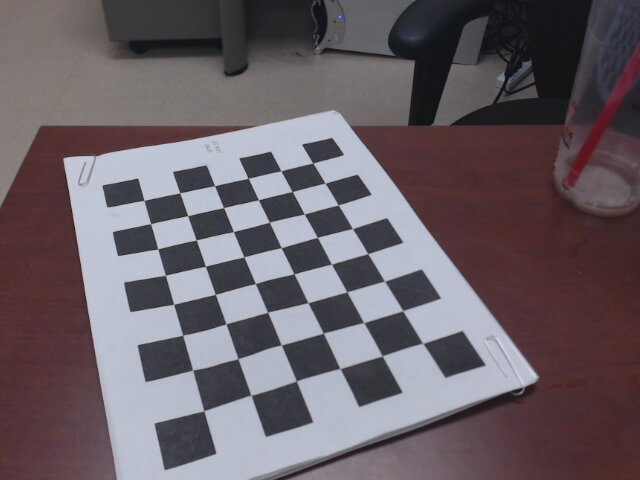
#> input picture Camera/Calibration/images/Logitech/2019-06-12-151337.jpg, 640 x 480 px; its folder holds only this picture in this run
$ python main.py
#> lines starting #> are read from the running program, lines starting #| are printed output that depends on the picture; after the words box and inside, x2 and y2 are one past the last pixel; in counts of white or black regions, pixels touching at a corner belong together; long printed decimals are rounded
import cv2 as opencv
import numpy as np
import glob

images = glob.glob('images/Logitech/*.jpg')

CHESS_CELL_DIM = 2.5

patternX = 8
patternY = 6

criteria = (opencv.TERM_CRITERIA_EPS + opencv.TERM_CRITERIA_MAX_ITER, 30, 0.001)

objp = np.zeros((patternX * patternY, 3), np.float32)
objp[:, :2] = np.mgrid[0:8*CHESS_CELL_DIM:CHESS_CELL_DIM, 0:6*CHESS_CELL_DIM:CHESS_CELL_DIM].T.reshape(-1, 2)

points2d = []
points3d = []

for filename in images:
    image = opencv.imread(filename)
#> image is the input picture: shape (480, 640, 3); mean B, G, R 101.7, 95.3, 105
    gray = opencv.cvtColor(image, opencv.COLOR_BGR2GRAY)
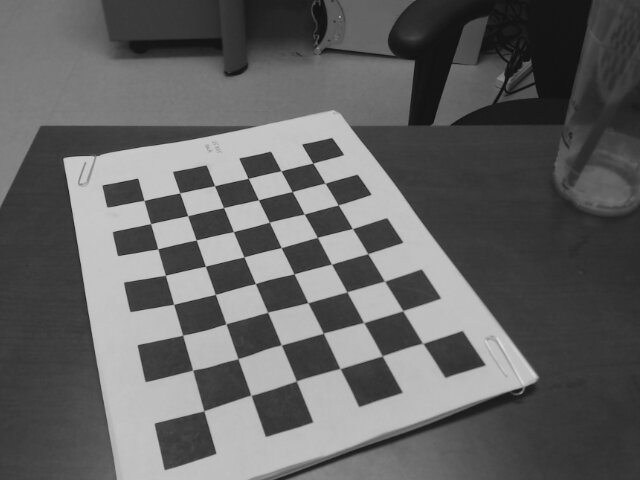
#> gray: shape (480, 640); min 10, max 220, mean 98.9

    ret, corners = opencv.findChessboardCorners(gray, (patternX, patternY), None)
#> ret = True; corners = 48 rows, first 8: [312.9, 163.2], [325.1, 183.4], [338.1, 204.9], [352.3, 228.5], [367.7, 253.6], [384.5, 281.2], [402.8, 310.6], [422.9, 343.4]

    if ret:
        points3d.append(objp)

        finesedCorners = opencv.cornerSubPix(gray, corners, (11,11), (-1,-1), criteria)
#> finesedCorners = 48 rows, first 8: [312.8, 163.1], [325.1, 183.1], [338.3, 205], [352.5, 228.6], [367.8, 253.7], [384.6, 281.2], [402.7, 310.7], [422.7, 343.3]
        points2d.append(finesedCorners)

        opencv.drawChessboardCorners(image, (patternX, patternY), finesedCorners, ret)
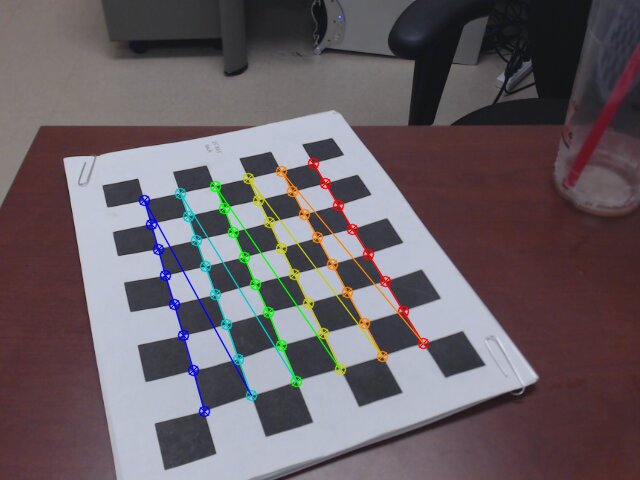
#> image: shape (480, 640, 3); 3.33% of pixels changed, all inside (x1, y1, x2, y2) = (138, 157, 430, 418)

        opencv.imshow(filename, image)
        opencv.waitKey(500)


ret, mtx, dist, rvecs, tvecs = opencv.calibrateCamera(points3d, points2d, gray.shape[::-1], None, None)
#> ret = 0.891; mtx = [[44301.6, 0, 314.4], [0, 2922.8, 79.35], [0, 0, 1]]; dist = [[-19.65, 23676.2, 6.49, -0.0825, 7873.3]]; rvecs = ([0.83, 1.23, 0.975],); tvecs = ([0.000464, 13.38, 648.5],)

print(mtx)
#| [[4.43015783e+04 0.00000000e+00 3.14413711e+02]
#|  [0.00000000e+00 2.92282089e+03 7.93503427e+01]
#|  [0.00000000e+00 0.00000000e+00 1.00000000e+00]]

mean_error = 0
for i in range(len(points3d)):
    imgpoints2, _ = opencv.projectPoints(points3d[i], rvecs[i], tvecs[i], mtx, dist)
    error = opencv.norm(points2d[i], imgpoints2, opencv.NORM_L2)/len(imgpoints2)
    mean_error += error
#> this loop made 1 pass
#> (error, mean_error) on pass 1: (0.129, 0.129)
#> after the loop, mean_error = 0.129
print("total error: {}".format(mean_error/len(objp)))
#| total error: 0.002679

$ run again, on Camera/Calibration/images/Logitech/2019-06-12-151515.jpg
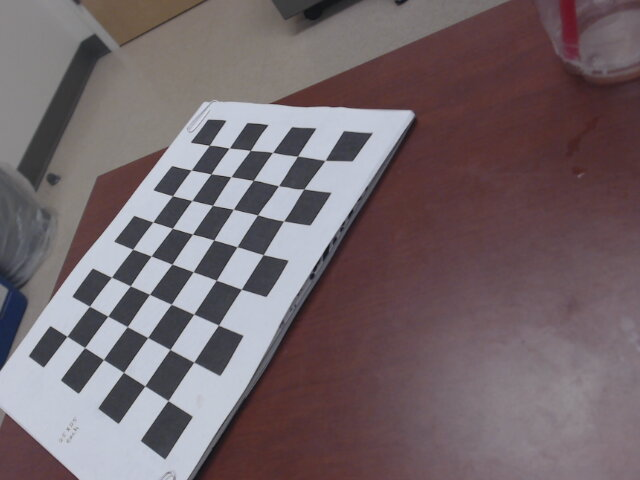
#> input picture Camera/Calibration/images/Logitech/2019-06-12-151515.jpg, 640 x 480 px
#> image is the input picture: shape (480, 640, 3); mean B, G, R 107.2, 102.6, 115.5
#> `gray = opencv.cvtColor(image, opencv.COLOR_BGR2GRAY)`:
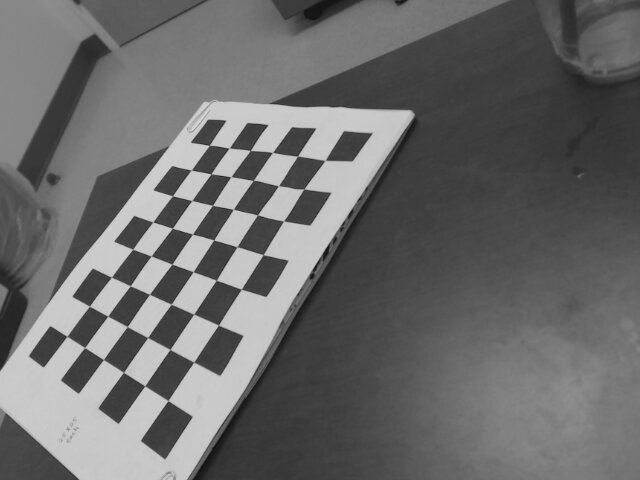
#> gray: shape (480, 640); min 14, max 222, mean 107
#> `ret, corners = opencv.findChessboardCorners(gray, (patternX, patternY)..`: ret = True; corners = 48 rows, first 8: [66.79, 336.4], [89.5, 306.3], [111.5, 277.1], [132.6, 249.4], [153, 222], [172.5, 195.8], [191.2, 170.1], [209.2, 145.4]
#> finesedCorners = 48 rows, first 8: [66.92, 336.3], [89.43, 306.2], [111.4, 277.2], [132.6, 249.2], [152.8, 222], [172.4, 195.8], [191.2, 170.1], [209.3, 145.3]
#> `opencv.drawChessboardCorners(image, (patternX, patternY), finesedCorne..`:
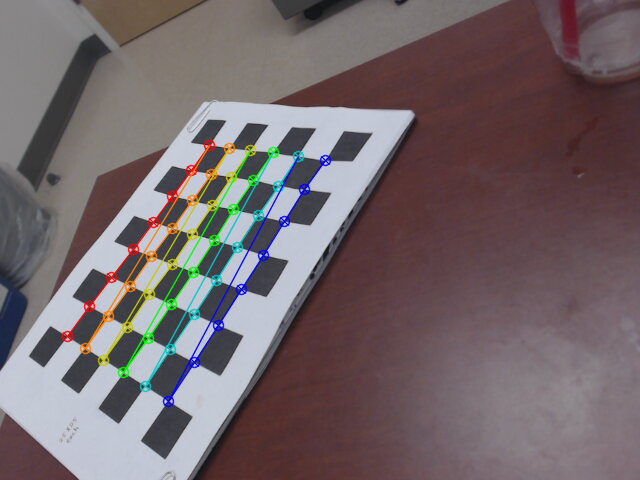
#> image: shape (480, 640, 3); 3.56% of pixels changed, all inside (x1, y1, x2, y2) = (61, 139, 332, 408)
#> `ret, mtx, dist, rvecs, tvecs = opencv.calibrateCamera(points3d, points..`: ret = 0.596; mtx = [[535, 0, 377.4], [0, 535.5, 291.6], [0, 0, 1]]; dist = [[-0.504, 1.93, -0.0174, -0.0382, -2.59]]; rvecs = ([-0.75, 0.114, -1.11],); tvecs = ([-21.1, 3.36, 36.88],)
#| [[534.966    0.         377.362 ]
#|  [  0.         535.515 291.610]
#|  [  0.           0.           1.        ]]
#> the loop `for i in range(len(points3d)):` made 1 pass
#> (error, mean_error) on pass 1: (0.0861, 0.0861)
#> after the loop `for i in range(len(points3d)):`: mean_error = 0.0861
#| total error: 0.001793

$ run again, on Camera/Calibration/images/Logitech/2019-06-12-151359.jpg
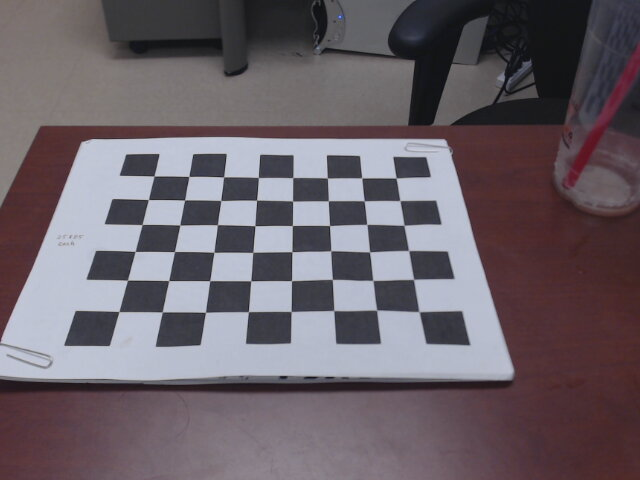
#> input picture Camera/Calibration/images/Logitech/2019-06-12-151359.jpg, 640 x 480 px
#> image is the input picture: shape (480, 640, 3); mean B, G, R 104.9, 97.6, 106.6
#> `gray = opencv.cvtColor(image, opencv.COLOR_BGR2GRAY)`:
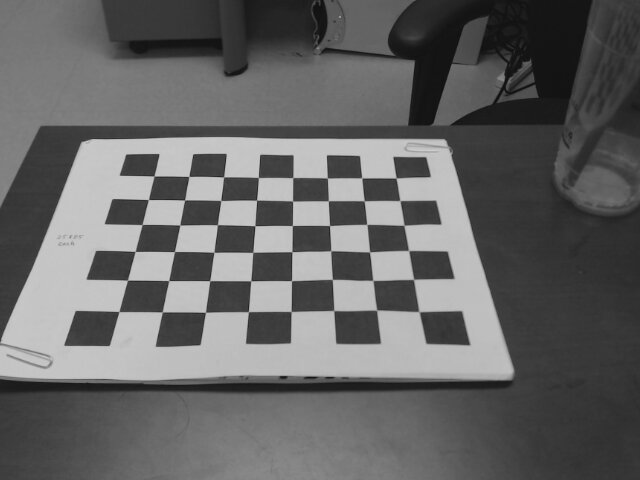
#> gray: shape (480, 640); min 9, max 209, mean 101.1
#> `ret, corners = opencv.findChessboardCorners(gray, (patternX, patternY)..`: ret = True; corners = 48 rows, first 8: [154, 176], [188.9, 176.4], [223.6, 176.9], [258.4, 177.5], [292.7, 177.5], [327.3, 178], [361.8, 177.9], [396.1, 178]
#> finesedCorners = 48 rows, first 8: [154, 176.1], [188.8, 176.5], [223.6, 176.9], [258.3, 177.5], [292.8, 177.6], [327.4, 178], [361.8, 177.9], [396.2, 178]
#> `opencv.drawChessboardCorners(image, (patternX, patternY), finesedCorne..`:
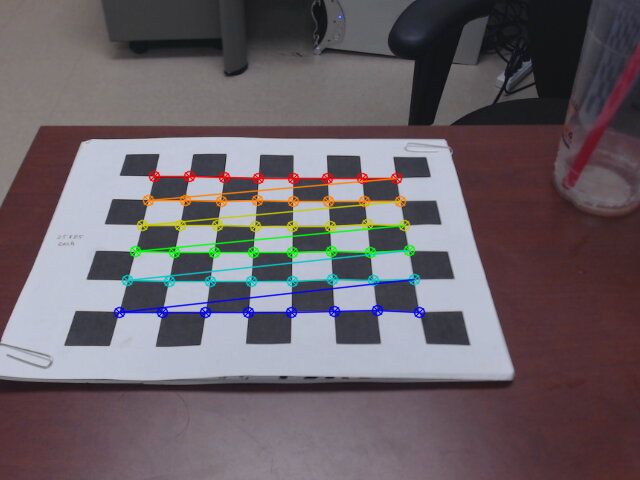
#> image: shape (480, 640, 3); 4.01% of pixels changed, all inside (x1, y1, x2, y2) = (113, 170, 426, 319)
#> `ret, mtx, dist, rvecs, tvecs = opencv.calibrateCamera(points3d, points..`: ret = 0.509; mtx = [[541.5, 0, 351], [0, 496.9, 258], [0, 0, 1]]; dist = [[0.364, -2.41, -0.0217, 0.0352, 6.2]]; rvecs = ([-0.685, -0.0755, -0.035],); tvecs = ([-14.2, -6.17, 38.55],)
#| [[541.499   0.         351.046]
#|  [  0.         496.869 258.025]
#|  [  0.           0.           1.        ]]
#> the loop `for i in range(len(points3d)):` made 1 pass
#> (error, mean_error) on pass 1: (0.0735, 0.0735)
#> after the loop `for i in range(len(points3d)):`: mean_error = 0.0735
#| total error: 0.00153

$ run again, on Camera/Calibration/images/Logitech/2019-06-12-151413.jpg
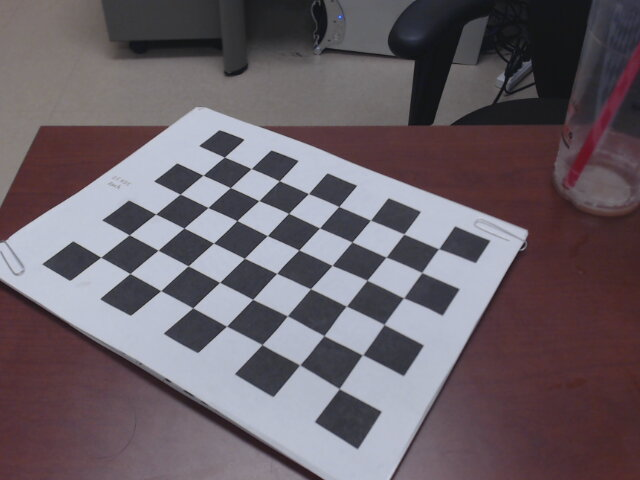
#> input picture Camera/Calibration/images/Logitech/2019-06-12-151413.jpg, 640 x 480 px
#> image is the input picture: shape (480, 640, 3); mean B, G, R 103, 95.9, 105.4
#> `gray = opencv.cvtColor(image, opencv.COLOR_BGR2GRAY)`:
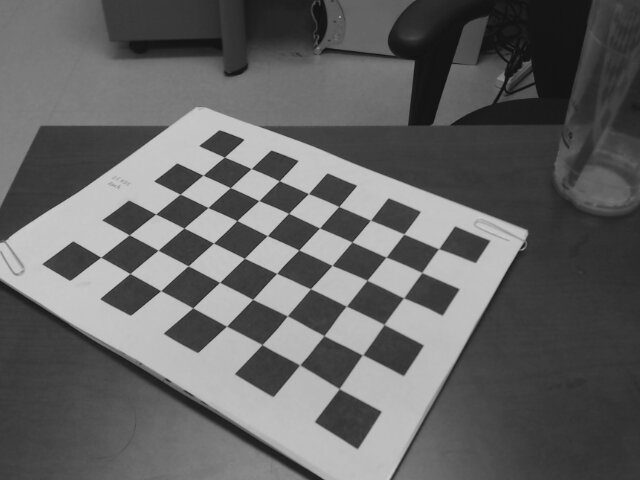
#> gray: shape (480, 640); min 10, max 210, mean 99.5
#> `ret, corners = opencv.findChessboardCorners(gray, (patternX, patternY)..`: ret = True; corners = 48 rows, first 8: [224.4, 157.1], [251, 168.7], [279.4, 180.7], [308.4, 193.6], [338.8, 206.5], [370.4, 220.2], [403.9, 234.1], [438.6, 248.7]
#> finesedCorners = 48 rows, first 8: [224.3, 157], [251.2, 168.5], [279.3, 180.7], [308.4, 193.5], [338.8, 206.4], [370.5, 220.2], [403.8, 234], [438.6, 248.7]
#> `opencv.drawChessboardCorners(image, (patternX, patternY), finesedCorne..`:
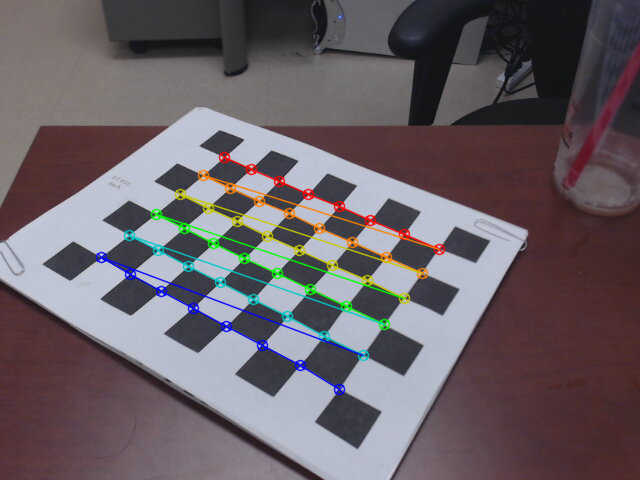
#> image: shape (480, 640, 3); 3.74% of pixels changed, all inside (x1, y1, x2, y2) = (95, 151, 446, 396)
#> `ret, mtx, dist, rvecs, tvecs = opencv.calibrateCamera(points3d, points..`: ret = 0.581; mtx = [[671.2, 0, 339.8], [0, 698.5, 244.1], [0, 0, 1]]; dist = [[0.29, -2.59, -0.0131, 0.0239, 10.46]]; rvecs = ([-0.826, 0.196, 0.523],); tvecs = ([-8.63, -6.13, 50],)
#| [[671.221   0.         339.765]
#|  [  0.         698.479 244.084]
#|  [  0.           0.           1.        ]]
#> the loop `for i in range(len(points3d)):` made 1 pass
#> (error, mean_error) on pass 1: (0.0839, 0.0839)
#> after the loop `for i in range(len(points3d)):`: mean_error = 0.0839
#| total error: 0.001748

$ run again, on Camera/Calibration/images/Logitech/2019-06-12-151451.jpg
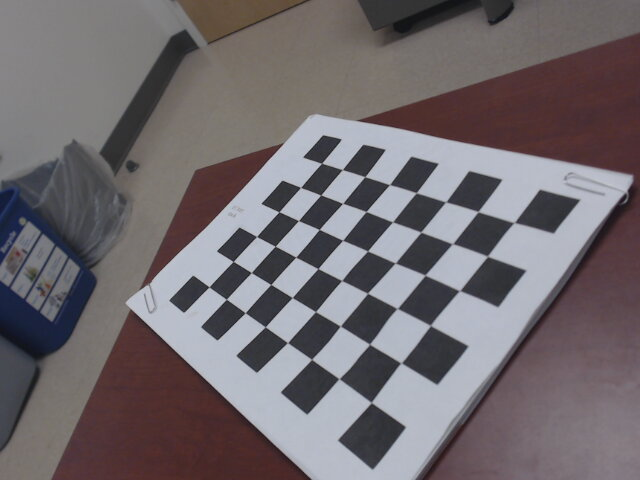
#> input picture Camera/Calibration/images/Logitech/2019-06-12-151451.jpg, 640 x 480 px
#> image is the input picture: shape (480, 640, 3); mean B, G, R 109.9, 105.9, 112.5
#> `gray = opencv.cvtColor(image, opencv.COLOR_BGR2GRAY)`:
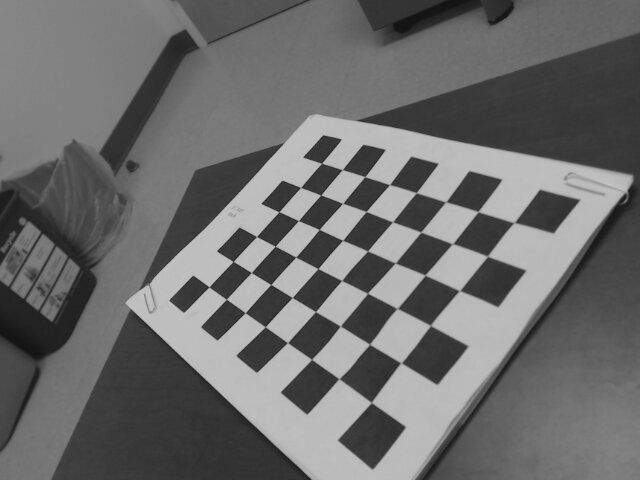
#> gray: shape (480, 640); min 14, max 209, mean 108.3
#> `ret, corners = opencv.findChessboardCorners(gray, (patternX, patternY)..`: ret = True; corners = 48 rows, first 8: [321.6, 163.1], [342.4, 169.5], [364.8, 176.6], [389.6, 184.5], [416.2, 192.7], [445.5, 201.9], [478.1, 211.6], [514.3, 222.4]
#> finesedCorners = 48 rows, first 8: [321.5, 163.3], [342.3, 169.6], [364.8, 176.6], [389.5, 184.6], [416.2, 192.7], [445.6, 201.9], [478, 211.6], [514, 222.6]
#> `opencv.drawChessboardCorners(image, (patternX, patternY), finesedCorne..`:
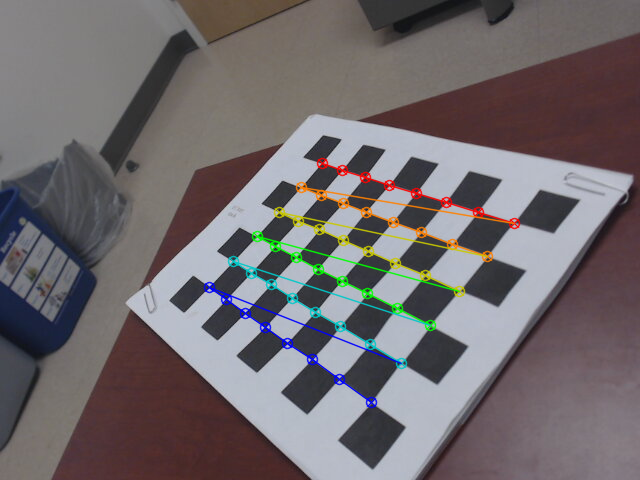
#> image: shape (480, 640, 3); 3.27% of pixels changed, all inside (x1, y1, x2, y2) = (203, 157, 521, 409)
#> `ret, mtx, dist, rvecs, tvecs = opencv.calibrateCamera(points3d, points..`: ret = 0.572; mtx = [[677.3, 0, 263.6], [0, 631, 220.9], [0, 0, 1]]; dist = [[-0.418, 6.69, -0.0153, -0.0449, -24.46]]; rvecs = ([-0.487, 0.865, 0.568],); tvecs = ([4.27, -4.44, 48.7],)
#| [[677.314   0.         263.612]
#|  [  0.         631.028 220.857]
#|  [  0.           0.           1.        ]]
#> the loop `for i in range(len(points3d)):` made 1 pass
#> (error, mean_error) on pass 1: (0.0826, 0.0826)
#> after the loop `for i in range(len(points3d)):`: mean_error = 0.0826
#| total error: 0.001721
